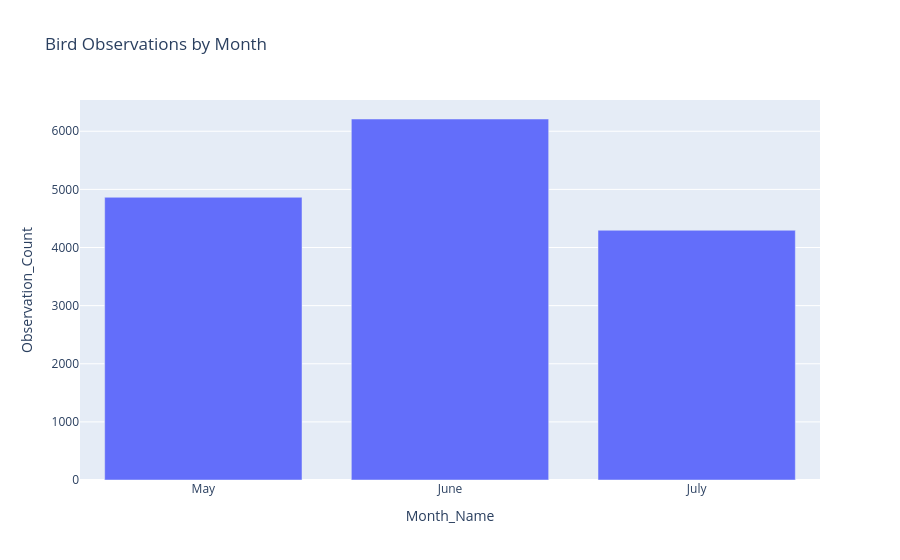

Notebook code for this chart:
### Code cell
fig = px.bar(
    monthly_obs,
    x="Month_Name",
    y="Observation_Count",
    title="Bird Observations by Month"
)

fig.show()

### Figure 1 — Plotly figure (JSON) as saved in the notebook; plotly's stock layout.template omitted (floating-point values rounded to 4 significant figures)
{"data": [{"hovertemplate": "Month_Name=%{x}<br>Observation_Count=%{y}<extra></extra>", "legendgroup": "", "marker": {"color": "#636efa", "pattern": {"shape": ""}}, "name": "", "orientation": "v", "showlegend": false, "textposition": "auto", "type": "bar", "x": ["May", "June", "July"], "xaxis": "x", "y": [4864, 6211, 4297], "yaxis": "y"}], "layout": {"barmode": "relative", "legend": {"tracegroupgap": 0}, "title": {"text": "Bird Observations by Month"}, "xaxis": {"anchor": "y", "domain": [0, 1], "title": {"text": "Month_Name"}}, "yaxis": {"anchor": "x", "domain": [0, 1], "title": {"text": "Observation_Count"}}}}
